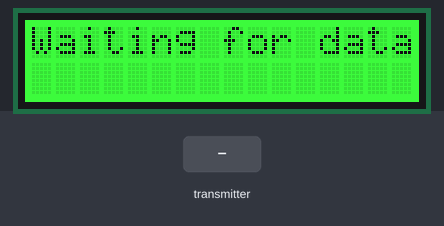
This sketch was run on a simulated ESP32. Shown: 16×2 character LCD. The inputs (shaded band) are chosen by the test bench. What the sketch prints to the serial monitor is not drawn.

Above: at 1.2 s.
1.3 s: the transmitter starts sending gasValue = 0
At 2.5 s:
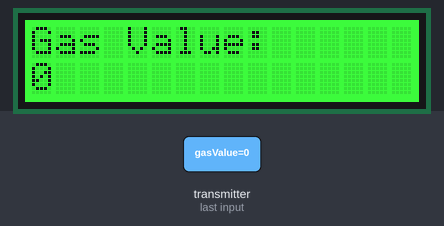
2.8 s: the transmitter starts sending gasValue = 1024
At 3.9 s:
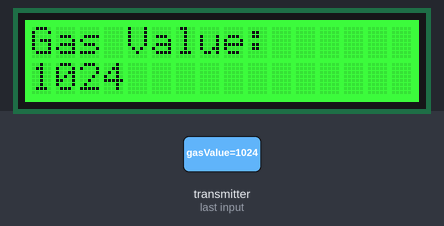
Timing chart, 0 to 5.8 s (numbered marks = the images above; inputs shaded):
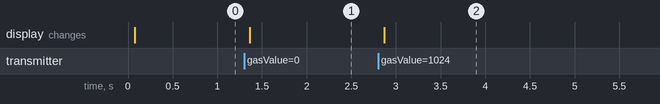

The sketch:

receiver.ino
```cpp
#include <WiFi.h>
#include <esp_now.h>
#include <Wire.h>
#include "rgb_lcd.h"

rgb_lcd lcd;

typedef struct struct_message {
  int gasValue;
} struct_message;

struct_message message;

void OnDataRecv(const uint8_t * mac, const uint8_t *incomingData, int len) {
  memcpy(&message, incomingData, sizeof(message));
  Serial.print("Received Gas Value: ");
  Serial.println(message.gasValue);

  lcd.clear();
  lcd.setCursor(0, 0);
  lcd.print("Gas Value:");
  lcd.setCursor(0, 1);
  lcd.print(message.gasValue);
}

void setup() {
  Serial.begin(115200);
  WiFi.mode(WIFI_STA);
  if (esp_now_init() != ESP_OK) {
    Serial.println("ESP-NOW init failed");
    return;
  }

  esp_now_register_recv_cb(OnDataRecv);

  lcd.begin(16, 2);
  lcd.setRGB(0, 255, 0);
  lcd.setCursor(0, 0);
  lcd.print("Waiting for data");
}

void loop() {

}
```

Measured:
- after the input at 1.3 s, the display: changes after 0.06 s (image 1)
- after the input at 2.8 s, the display: changes after 0.07 s (image 2)
